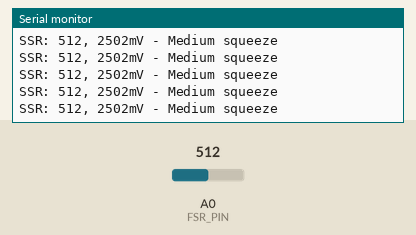
A sketch run on a simulated Arduino Uno, built with avr-gcc and run on an emulated ATmega328P. On the bench: the last lines printed to the serial monitor. The test bench sets the inputs (shaded band); at power-on: A0 (FSR_PIN) = 512.

Above: at 1.2 s.
1.3 s: A0 (FSR_PIN) set to 490
At 1.33 s:
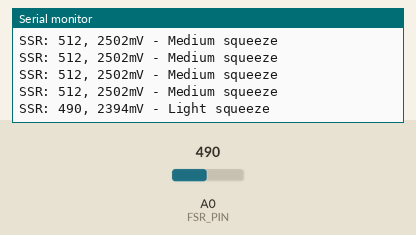
3.2 s: A0 (FSR_PIN) set to 190
At 3.26 s:
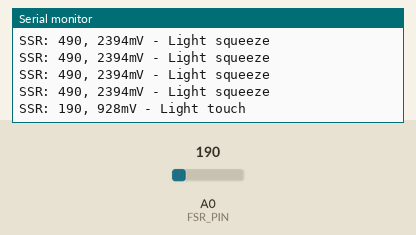
5.1 s: A0 (FSR_PIN) set to 90
At 5.14 s:
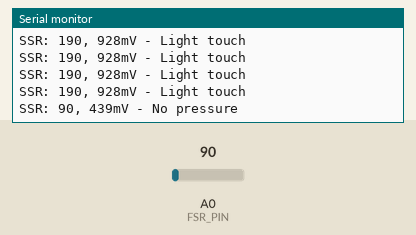
7.0 s: A0 (FSR_PIN) set to 110
At 7.01 s:
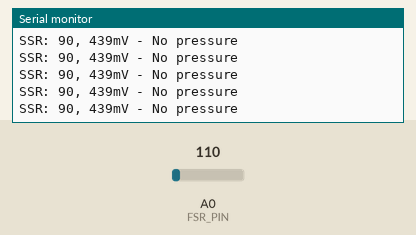
10.0 s: A0 (FSR_PIN) set to 210
At 10.0 s:
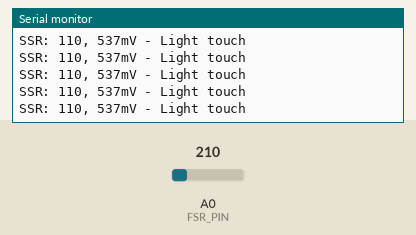
13.0 s: A0 (FSR_PIN) set to 122
At 13.0 s:
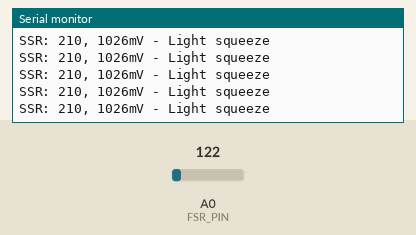
Timing chart, 0 to 16.0 s (numbered marks = the images above; inputs shaded):
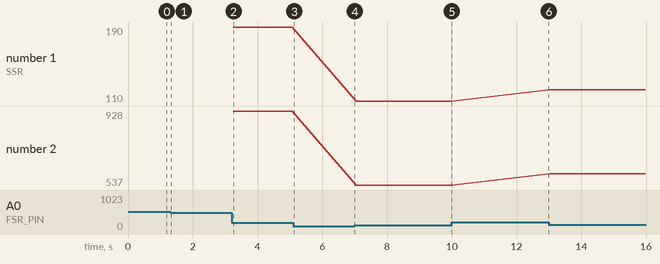

The sketch:

fsr_programming1.ino
```cpp
// This example demonstrates the programming of a force sensitive
// resistor type sensor. This type of sensors are connected to
// analog ports through a voltage divider circuit that allows
// having an output voltage proportional to the resistance
// variation obtained from the sensor.

#define FSR_PIN A0

int fsrVal = 0;
int fsrVoltage = 0;

void setup()
{
  Serial.begin(9600);
}

void loop()
{
  fsrVal = analogRead(FSR_PIN);
  fsrVoltage = map(fsrVal, 0, 1023, 0, 5000);

  Serial.print("SSR: ");
  Serial.print(fsrVal);
  Serial.print(", ");
  Serial.print(fsrVoltage);
  Serial.print("mV ");

  if(fsrVal < 100)
    Serial.println("- No pressure");
  else if(fsrVal < 200)
    Serial.println("- Light touch");
  else if(fsrVal < 500)
    Serial.println("- Light squeeze");
  else if(fsrVal < 800)
    Serial.println("- Medium squeeze");
  else
    Serial.println("- Big squeeze");

  delay(50);
}
```

Motor.cpp
```cpp
#include "Motor.h"

Motor::Motor(int enablePin, int dir1Pin, int dir2Pin, int minRange, int maxRange, int maxPower) {
   mEnablePin = enablePin;
   mDir1Pin = dir1Pin;
   mDir2Pin = dir2Pin;
   mMinRange = minRange;
   mMaxRange = maxRange;
   mMaxPower = maxPower;
}

void Motor::setPower(int power) {
  if(power == 0) {
    stop();
    return;
  }

  if(power > 0) {
    digitalWrite(mDir1Pin, LOW);
    digitalWrite(mDir2Pin, HIGH);
  }
  else {
    digitalWrite(mDir1Pin, HIGH);
    digitalWrite(mDir2Pin, LOW);
  }

  analogWrite(mEnablePin, map(abs(power), 1, mMaxPower, mMinRange, mMaxRange));
}

void Motor::stop() {
  digitalWrite(mEnablePin, LOW);
}

void Motor::brake() {
  digitalWrite(mDir1Pin, LOW);
  digitalWrite(mDir2Pin, LOW);
}
```

Motor.h
```cpp
#ifndef MOTOR_H
#define MOTOR_H
#include <Arduino.h>

class Motor {
  private:
    int mEnablePin;
    int mDir1Pin;
    int mDir2Pin;
    int mMinRange;
    int mMaxRange;
    int mMaxPower;

  public:
    Motor(int enablePin, int dir1Pin, int dir2Pin, int minRange, int maxRange, int maxPower);
    void setPower(int power);
    void stop();
    void brake();
};

#endif
```

Measured:
- after the input at 1.3 s, the serial monitor: prints a new line at once (image 1)
- after the input at 3.2 s, the serial monitor: prints a new line after 0.05 s (image 2)
- after the input at 5.1 s, the serial monitor: prints a new line at once (image 3)
- plotted number 1: 190 → 110 after the input at 7.0 s, 110 → 122 after the input at 13.0 s
- plotted number 2: 928 → 537 after the input at 7.0 s, 537 → 596 after the input at 13.0 s
